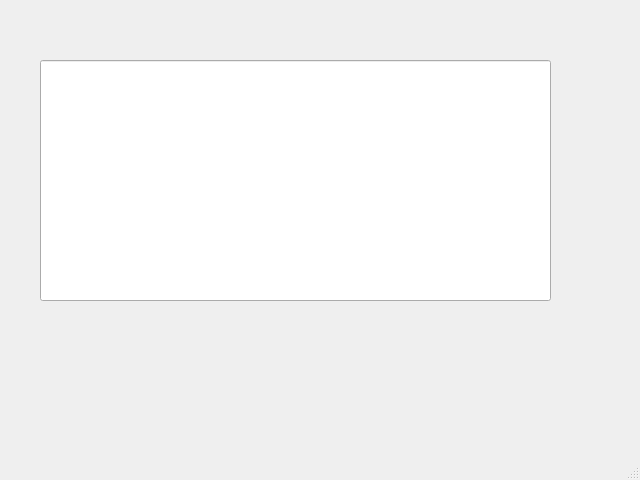
<?xml version="1.0" encoding="UTF-8"?>
<ui version="4.0">
 <class>MainWindow</class>
 <widget class="QMainWindow" name="MainWindow">
  <property name="geometry">
   <rect>
    <x>0</x>
    <y>0</y>
    <width>640</width>
    <height>480</height>
   </rect>
  </property>
  <property name="windowTitle">
   <string>MainWindow</string>
  </property>
  <widget class="QWidget" name="centralwidget">
   <widget class="QLineEdit" name="lineEdit">
    <property name="geometry">
     <rect>
      <x>40</x>
      <y>60</y>
      <width>511</width>
      <height>241</height>
     </rect>
    </property>
    <property name="font">
     <font>
      <pointsize>18</pointsize>
     </font>
    </property>
    <property name="text">
     <string/>
    </property>
    <property name="alignment">
     <set>Qt::AlignLeading|Qt::AlignLeft|Qt::AlignTop</set>
    </property>
   </widget>
  </widget>
  <widget class="QMenuBar" name="menubar">
   <property name="geometry">
    <rect>
     <x>0</x>
     <y>0</y>
     <width>640</width>
     <height>21</height>
    </rect>
   </property>
  </widget>
  <widget class="QStatusBar" name="statusbar"/>
 </widget>
 <resources/>
 <connections/>
</ui>
